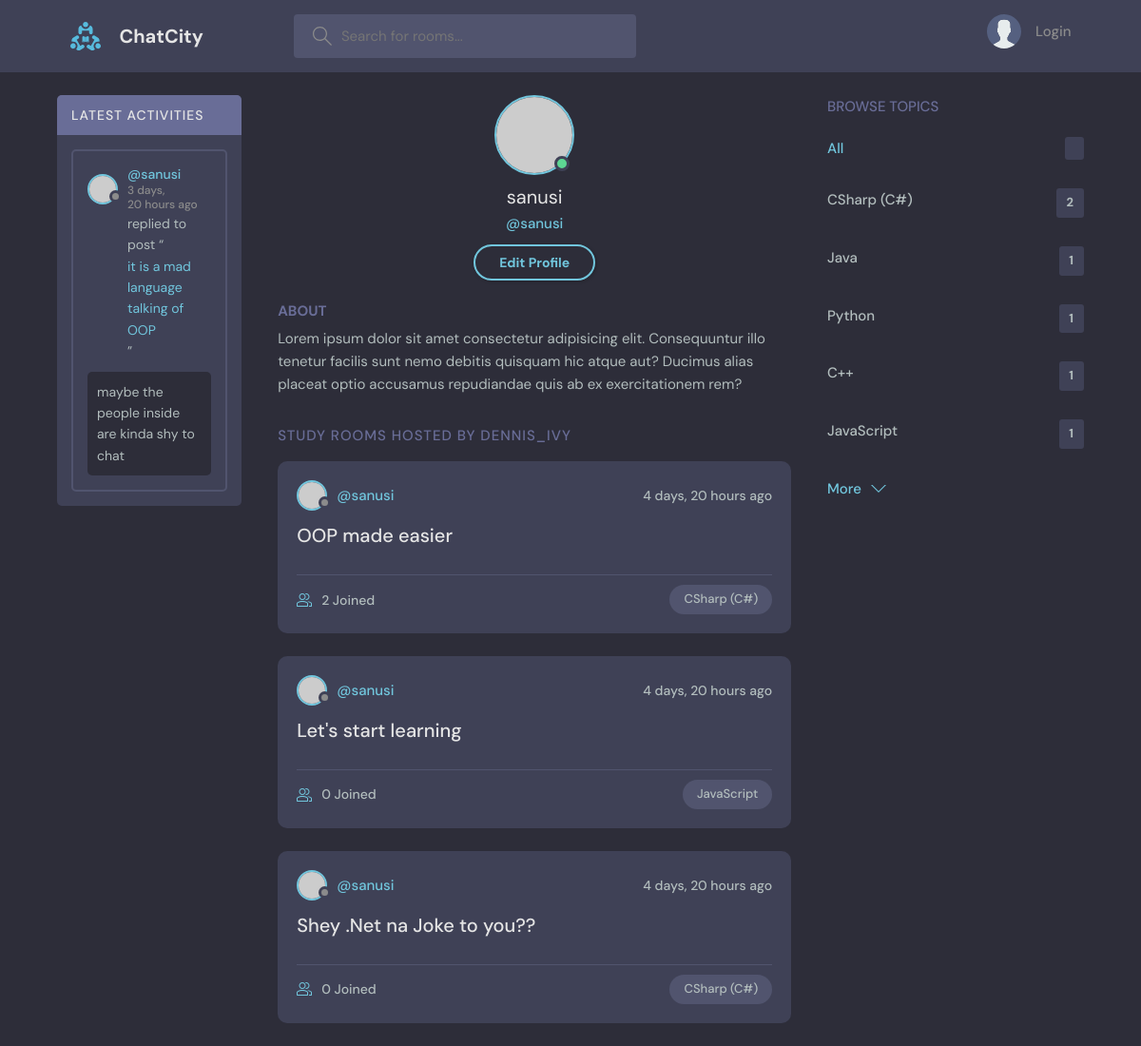
The page /profile/1 on the database as committed earlier.
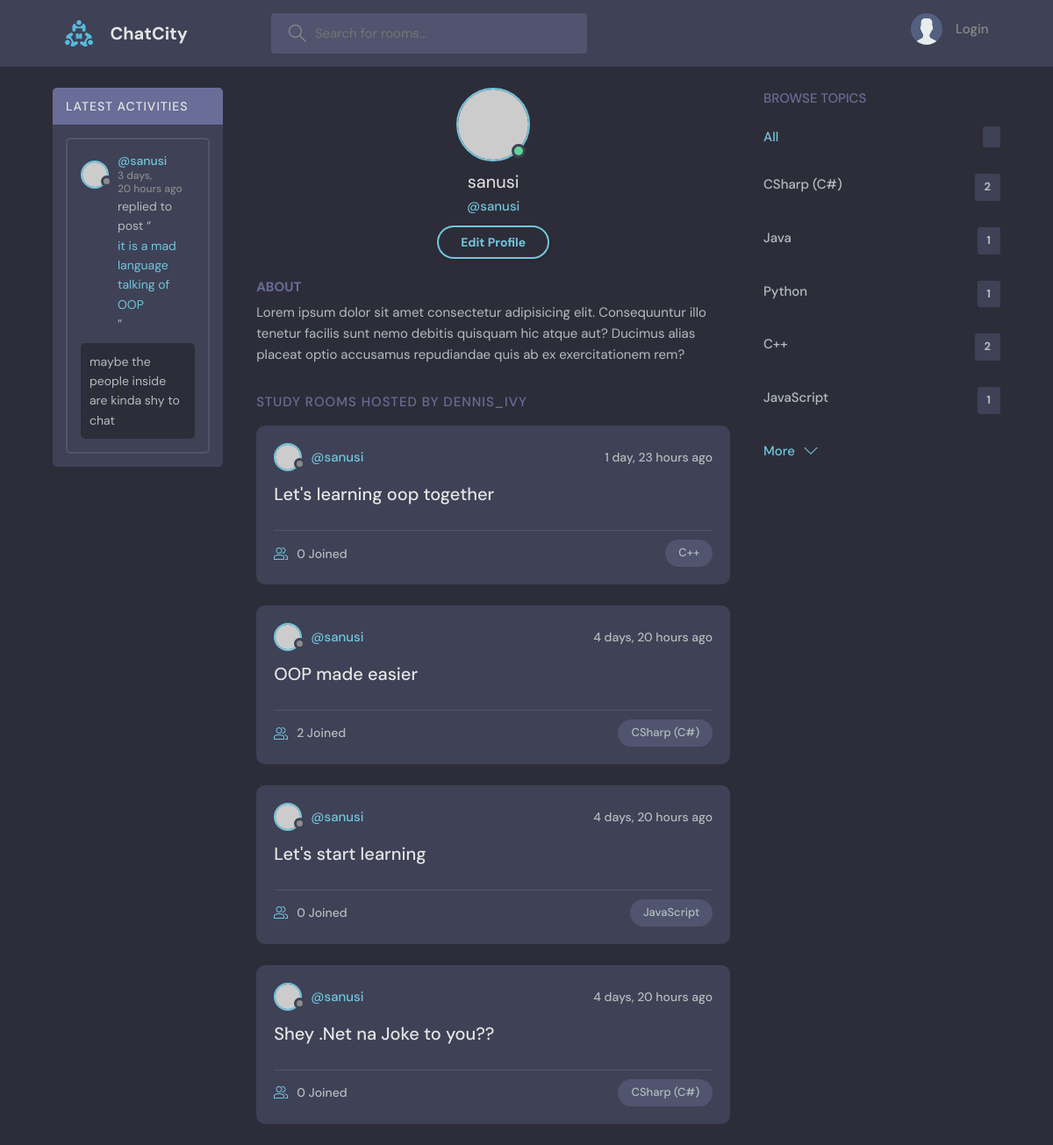
The same page on the database as committed later.
### baseApp/models.py (models this page shows, shortened)
class Message(models.Model):
    user = models.ForeignKey(User, on_delete=models.CASCADE)
    room =models.ForeignKey(Room, on_delete=models.CASCADE)
    msgBody = models.TextField()
    updated = models.DateTimeField(auto_now=True)
    created = models.DateTimeField(auto_now_add=True)
    class Meta:
        ordering = ["-updated", "-created"]

class Room(models.Model):
    topic = models.ForeignKey(Topic, on_delete=models.SET_NULL, null=True)
    host = models.ForeignKey(User, on_delete=models.SET_NULL, null=True)
    participants = models.ManyToManyField(User, related_name="participants", blank=True)
    name = models.CharField(max_length=200)
    description = models.TextField(null = True, blank = True)
    updated = models.DateTimeField(auto_now=True)
    created = models.DateTimeField(auto_now_add=True)
    def __str__(self):
        return self.name
    class Meta:
        ordering = ["-updated", "-created"]

class Topic(models.Model):
    name = models.CharField(max_length=200)

### baseApp/views.py (the view)
# urls.py: path('profile/<int:id>', views.userProfile, name="profile"),
def userProfile(request, id):
    user = User.objects.get(id=id)
    rooms = user.room_set.all()
    activeityMessages = user.message_set.all()
    topics = Topic.objects.all()
    context = {"user":user, "rooms":rooms, "topics":topics, "activeityMessages":activeityMessages}
    return render(request, "base/profile.html", context)

### baseApp/templates/base/profile.html (shortened to what this page needs)
{%extends 'main.html'%} {%block content%}
<main class="profile-page layout layout--3">
  <div class="container">
    <div>{%include 'base/components/activity.html'%}</div>
    <div class="roomList">
      <div class="profile">
        <div class="profile__avatar">
          <div class="avatar avatar--large active">
            <img src="https://randomuser.me/api/portraits/men/11.jpg" />
          </div>
        </div>
        <div class="profile__info">
          <h3>{{user.username}}</h3>
          <p>@{{user.username}}</p>
          <a href="edit-user.html" class="btn btn--main btn--pill">Edit Profile</a>
        </div>
        <div class="profile__about">
          <h3>About</h3>
          <p>
            Lorem ipsum dolor sit amet consectetur adipisicing elit. Consequuntur illo tenetur
            facilis sunt nemo debitis quisquam hic atque aut? Ducimus alias placeat optio
            accusamus repudiandae quis ab ex exercitationem rem?
          </p>
        </div>
      </div>
      <div class="roomList__header">
        <div>
          <h2>Study Rooms Hosted by dennis_ivy</a>
          </h2>
        </div>
      </div>
      {%for room in rooms %}
      <div class="roomListRoom">
        <div class="roomListRoom__header">
          <a href="{%url 'profile' room.host.id%}" class="roomListRoom__author">
            <div class="avatar avatar--small">
              <img src="https://randomuser.me/api/portraits/women/11.jpg" />
            </div>
            <span>@{{room.host.username}}</span>
          </a>
          <div class="roomListRoom__actions">
            <span>{{room.created|timesince}} ago</span>
          </div>
        </div>
        <div class="roomListRoom__content">
          <a href="{% url 'room' room.id %}">{{room.name}}</a>
        </div>
        <div class="roomListRoom__meta">
          <a href="{% url 'room' room.id %}" class="roomListRoom__joined">
            {{room.participants.count}} Joined
          </a>
          <p class="roomListRoom__topic">{{room.topic.name}}</p>
        </div>
      </div>
      {% endfor %}
    </div>
    <div>{%include 'base/components/browse.html'%}</div>
  </div>
</main>
{%endblock content%}

### baseApp/templates/base/components/activity.html (shortened to what this page needs)
<div class="activities">
  <div class="activities__header">
    <h2>Latest Activities</h2>
  </div>
{%for message in activeityMessages%}
  <div class="activities__box">
    <div class="activities__boxHeader roomListRoom__header">
      <a href="{%url 'profile' message.user.id %}" class="roomListRoom__author">
        <div class="avatar avatar--small">
          <img src="https://randomuser.me/api/portraits/women/11.jpg" />
        </div>
        <p>
          @{{message.user}}
          <span>{{message.created|timesince}} ago</span>
        </p>
      </a>
    </div>
    <div class="activities__boxContent">
      <p>
        replied to post “<a href="{% url 'room' message.room.id%}">{{message.room}}</a>”
      </p>
      <div class="activities__boxRoomContent">
        {{message.msgBody}}
      </div>
    </div>
  </div>
{%endfor%}
</div>

### baseApp/templates/base/components/browse.html
<div class="topics">
  <div class="topics__header">
    <h2>Browse Topics</h2>
  </div>
  <ul class="topics__list">
    <li>
      <a href="{%url 'home' %}" class="active">All <span>{{room_count}}</span></a>
    </li>
    {% for topic in topics%}
    <li>
      <a href="{% url 'home'%}?q={{topic.name}}"
        >{{topic.name}} <span>{{topic.room_set.all.count}}</span></a
      >
    </li>
    {%endfor%}
  </ul>
  <a class="btn btn--link" href="topics.html">
    More
    <svg
      version="1.1"
      xmlns="http://www.w3.org/2000/svg"
      width="32"
      height="32"
      viewBox="0 0 32 32"
    >
      <title>chevron-down</title>
      <path d="M16 21l-13-13h-3l16 16 16-16h-3l-13 13z"></path>
    </svg>
  </a>
</div>

Rows that differ between the two databases and show on the page:
added Room: host.username "sanusi", created "1 day, 23 hours", name "Let's learning oop together", participants.count "0", topic.name "C++"
computed for Topic (number 4 of 5 on the later page): room_set.all.count "1" → "2"
